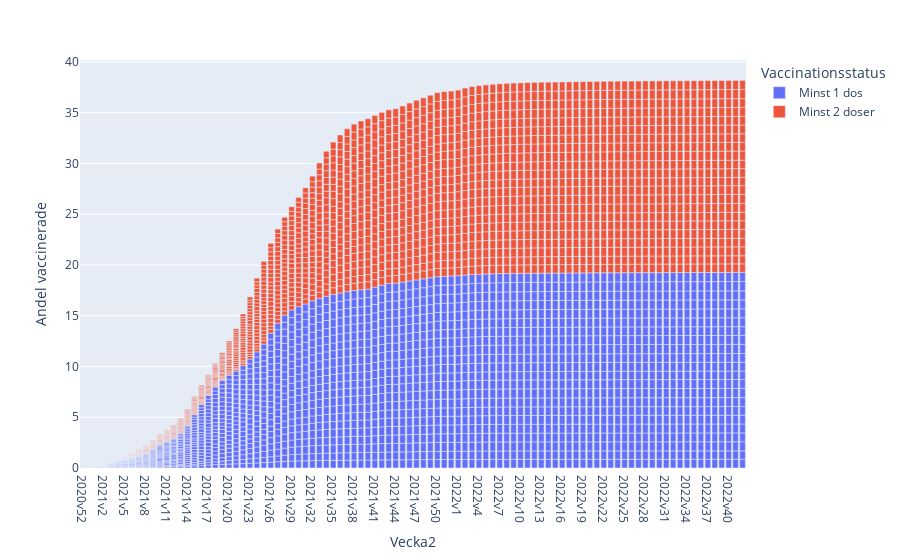

Write notebook code for a chart like this one.
### Code cell
px.bar(vaccinerade_tiddserie, x = "Vecka2", y = "Andel vaccinerade", color = "Vaccinationsstatus" )

### Figure 1 — Plotly figure (JSON) as saved in the notebook; plotly's stock layout.template omitted (floating-point values rounded to 4 significant figures; data arrays with more than 128 entries replaced by an {"elided": "..."} marker saying what was removed)
{"data": [{"alignmentgroup": "True", "hovertemplate": "Vaccinationsstatus=Minst 1 dos<br>Vecka2=%{x}<br>Andel vaccinerade=%{y}<extra></extra>", "legendgroup": "Minst 1 dos", "marker": {"color": "#636efa", "pattern": {"shape": ""}}, "name": "Minst 1 dos", "offsetgroup": "Minst 1 dos", "orientation": "v", "showlegend": true, "textposition": "auto", "type": "bar", "x": {"elided": "2112 str values"}, "xaxis": "x", "y": {"elided": "2112 float values"}, "yaxis": "y"}, {"alignmentgroup": "True", "hovertemplate": "Vaccinationsstatus=Minst 2 doser<br>Vecka2=%{x}<br>Andel vaccinerade=%{y}<extra></extra>", "legendgroup": "Minst 2 doser", "marker": {"color": "#EF553B", "pattern": {"shape": ""}}, "name": "Minst 2 doser", "offsetgroup": "Minst 2 doser", "orientation": "v", "showlegend": true, "textposition": "auto", "type": "bar", "x": {"elided": "2112 str values"}, "xaxis": "x", "y": {"elided": "2112 float values"}, "yaxis": "y"}], "layout": {"barmode": "relative", "legend": {"title": {"text": "Vaccinationsstatus"}, "tracegroupgap": 0}, "margin": {"t": 60}, "xaxis": {"anchor": "y", "domain": [0, 1], "title": {"text": "Vecka2"}}, "yaxis": {"anchor": "x", "domain": [0, 1], "title": {"text": "Andel vaccinerade"}}}}
